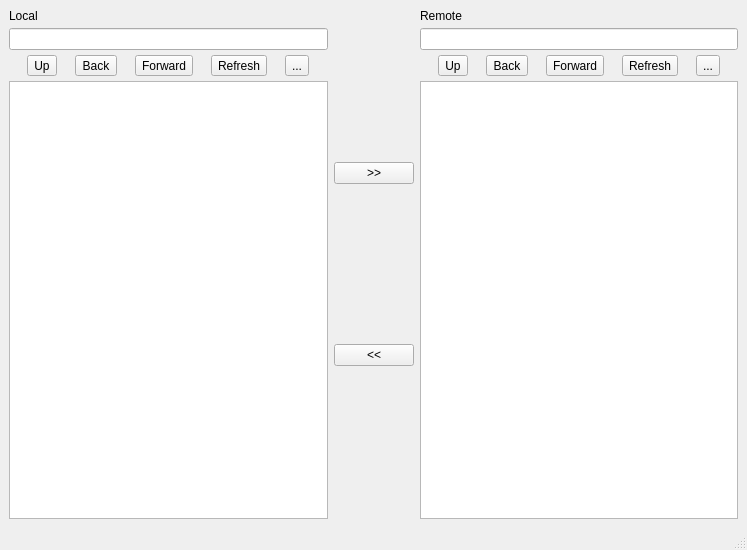
<?xml version="1.0" encoding="UTF-8"?>
<ui version="4.0">
 <class>MainWindow</class>
 <widget class="QMainWindow" name="MainWindow">
  <property name="geometry">
   <rect>
    <x>0</x>
    <y>0</y>
    <width>747</width>
    <height>550</height>
   </rect>
  </property>
  <property name="sizePolicy">
   <sizepolicy hsizetype="Preferred" vsizetype="Preferred">
    <horstretch>0</horstretch>
    <verstretch>0</verstretch>
   </sizepolicy>
  </property>
  <property name="windowTitle">
   <string>ChDC ADB</string>
  </property>
  <widget class="QWidget" name="centralwidget">
   <property name="autoFillBackground">
    <bool>false</bool>
   </property>
   <layout class="QHBoxLayout" name="horizontalLayout_4">
    <item>
     <layout class="QHBoxLayout" name="horizontalLayout_3">
      <property name="sizeConstraint">
       <enum>QLayout::SetDefaultConstraint</enum>
      </property>
      <item>
       <layout class="QVBoxLayout" name="verticalLayout">
        <property name="spacing">
         <number>5</number>
        </property>
        <item>
         <widget class="QLabel" name="lblLocal">
          <property name="text">
           <string>Local</string>
          </property>
         </widget>
        </item>
        <item>
         <widget class="QLineEdit" name="txtLocalPath"/>
        </item>
        <item>
         <layout class="QHBoxLayout" name="horizontalLayout">
          <property name="spacing">
           <number>0</number>
          </property>
          <item>
           <widget class="QToolButton" name="btnLocalUp">
            <property name="text">
             <string>Up</string>
            </property>
           </widget>
          </item>
          <item>
           <widget class="QToolButton" name="btnLocalBack">
            <property name="text">
             <string>Back</string>
            </property>
           </widget>
          </item>
          <item>
           <widget class="QToolButton" name="btnLocalForward">
            <property name="text">
             <string>Forward</string>
            </property>
           </widget>
          </item>
          <item>
           <widget class="QToolButton" name="btnLocalRefresh">
            <property name="text">
             <string>Refresh</string>
            </property>
           </widget>
          </item>
          <item>
           <widget class="QToolButton" name="btnLocalNewDir">
            <property name="text">
             <string>...</string>
            </property>
            <property name="icon">
             <iconset>
              <normalon>:/img/img/directory.png</normalon>
             </iconset>
            </property>
           </widget>
          </item>
         </layout>
        </item>
        <item>
         <widget class="QListWidget" name="lstLocal">
          <property name="selectionMode">
           <enum>QAbstractItemView::ExtendedSelection</enum>
          </property>
          <property name="selectionBehavior">
           <enum>QAbstractItemView::SelectRows</enum>
          </property>
          <property name="selectionRectVisible">
           <bool>true</bool>
          </property>
         </widget>
        </item>
       </layout>
      </item>
      <item>
       <layout class="QVBoxLayout" name="verticalLayout_3">
        <item>
         <spacer name="verticalSpacer_3">
          <property name="orientation">
           <enum>Qt::Vertical</enum>
          </property>
          <property name="sizeHint" stdset="0">
           <size>
            <width>20</width>
            <height>40</height>
           </size>
          </property>
         </spacer>
        </item>
        <item>
         <widget class="QPushButton" name="btnToRemote">
          <property name="text">
           <string>&gt;&gt;</string>
          </property>
         </widget>
        </item>
        <item>
         <spacer name="verticalSpacer">
          <property name="orientation">
           <enum>Qt::Vertical</enum>
          </property>
          <property name="sizeHint" stdset="0">
           <size>
            <width>20</width>
            <height>40</height>
           </size>
          </property>
         </spacer>
        </item>
        <item>
         <widget class="QPushButton" name="btnToLocal">
          <property name="text">
           <string>&lt;&lt;</string>
          </property>
         </widget>
        </item>
        <item>
         <spacer name="verticalSpacer_2">
          <property name="orientation">
           <enum>Qt::Vertical</enum>
          </property>
          <property name="sizeHint" stdset="0">
           <size>
            <width>20</width>
            <height>40</height>
           </size>
          </property>
         </spacer>
        </item>
       </layout>
      </item>
      <item>
       <layout class="QVBoxLayout" name="verticalLayout_2">
        <property name="spacing">
         <number>5</number>
        </property>
        <item>
         <widget class="QLabel" name="lblRemote">
          <property name="text">
           <string>Remote</string>
          </property>
         </widget>
        </item>
        <item>
         <widget class="QLineEdit" name="txtRemotePath"/>
        </item>
        <item>
         <layout class="QHBoxLayout" name="horizontalLayout_2">
          <property name="spacing">
           <number>0</number>
          </property>
          <item>
           <widget class="QToolButton" name="btnRemoteUp">
            <property name="text">
             <string>Up</string>
            </property>
           </widget>
          </item>
          <item>
           <widget class="QToolButton" name="btnRemoteBack">
            <property name="text">
             <string>Back</string>
            </property>
           </widget>
          </item>
          <item>
           <widget class="QToolButton" name="btnRemoteForward">
            <property name="text">
             <string>Forward</string>
            </property>
           </widget>
          </item>
          <item>
           <widget class="QToolButton" name="btnRemoteRefresh">
            <property name="text">
             <string>Refresh</string>
            </property>
           </widget>
          </item>
          <item>
           <widget class="QToolButton" name="btnRemoteNewDir">
            <property name="text">
             <string>...</string>
            </property>
            <property name="icon">
             <iconset>
              <normalon>:/img/img/directory.png</normalon>
             </iconset>
            </property>
           </widget>
          </item>
         </layout>
        </item>
        <item>
         <widget class="QListWidget" name="lstRemote">
          <property name="selectionMode">
           <enum>QAbstractItemView::ExtendedSelection</enum>
          </property>
          <property name="selectionBehavior">
           <enum>QAbstractItemView::SelectRows</enum>
          </property>
          <property name="selectionRectVisible">
           <bool>true</bool>
          </property>
         </widget>
        </item>
       </layout>
      </item>
     </layout>
    </item>
   </layout>
  </widget>
  <widget class="QMenuBar" name="menubar">
   <property name="geometry">
    <rect>
     <x>0</x>
     <y>0</y>
     <width>747</width>
     <height>22</height>
    </rect>
   </property>
  </widget>
  <widget class="QStatusBar" name="statusbar"/>
 </widget>
 <resources>
  <include location="Resources.qrc"/>
 </resources>
 <connections/>
</ui>
